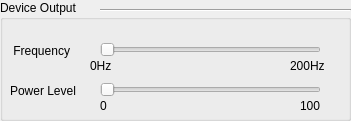
   <widget class="QGroupBox" name="DeviceOutput">
    <property name="geometry">
     <rect>
      <x>280</x>
      <y>10</y>
      <width>351</width>
      <height>121</height>
     </rect>
    </property>
    <property name="title">
     <string>Device Output</string>
    </property>
    <widget class="Line" name="line_2">
     <property name="geometry">
      <rect>
       <x>100</x>
       <y>0</y>
       <width>251</width>
       <height>20</height>
      </rect>
     </property>
     <property name="orientation">
      <enum>Qt::Horizontal</enum>
     </property>
    </widget>
    <widget class="QSlider" name="freqencySlider">
     <property name="enabled">
      <bool>false</bool>
     </property>
     <property name="geometry">
      <rect>
       <x>100</x>
       <y>40</y>
       <width>221</width>
       <height>20</height>
      </rect>
     </property>
     <property name="orientation">
      <enum>Qt::Horizontal</enum>
     </property>
    </widget>
    <widget class="QSlider" name="powerSlider">
     <property name="enabled">
      <bool>false</bool>
     </property>
     <property name="geometry">
      <rect>
       <x>100</x>
       <y>80</y>
       <width>221</width>
       <height>20</height>
      </rect>
     </property>
     <property name="orientation">
      <enum>Qt::Horizontal</enum>
     </property>
    </widget>
    <widget class="QLabel" name="label">
     <property name="geometry">
      <rect>
       <x>10</x>
       <y>40</y>
       <width>81</width>
       <height>21</height>
      </rect>
     </property>
     <property name="text">
      <string> Frequency</string>
     </property>
    </widget>
    <widget class="QLabel" name="label_2">
     <property name="geometry">
      <rect>
       <x>10</x>
       <y>80</y>
       <width>91</width>
       <height>21</height>
      </rect>
     </property>
     <property name="text">
      <string>Power Level</string>
     </property>
    </widget>
    <widget class="QLabel" name="label_3">
     <property name="geometry">
      <rect>
       <x>90</x>
       <y>50</y>
       <width>31</width>
       <height>31</height>
      </rect>
     </property>
     <property name="text">
      <string>0Hz</string>
     </property>
    </widget>
    <widget class="QLabel" name="label_4">
     <property name="geometry">
      <rect>
       <x>290</x>
       <y>50</y>
       <width>51</width>
       <height>31</height>
      </rect>
     </property>
     <property name="text">
      <string>200Hz</string>
     </property>
    </widget>
    <widget class="QLabel" name="label_5">
     <property name="geometry">
      <rect>
       <x>100</x>
       <y>90</y>
       <width>21</width>
       <height>31</height>
      </rect>
     </property>
     <property name="text">
      <string>0</string>
     </property>
    </widget>
    <widget class="QLabel" name="label_6">
     <property name="geometry">
      <rect>
       <x>300</x>
       <y>90</y>
       <width>31</width>
       <height>31</height>
      </rect>
     </property>
     <property name="text">
      <string>100</string>
     </property>
    </widget>
   </widget>
